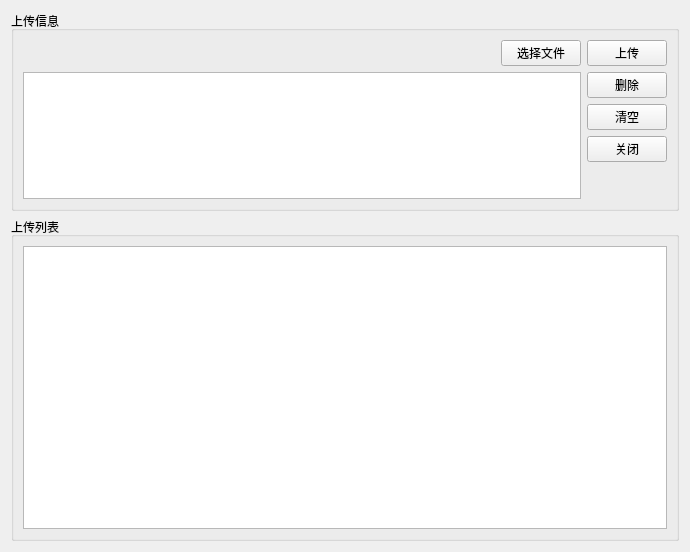
<?xml version="1.0" encoding="UTF-8"?>
<ui version="4.0">
 <class>UploadFileWidget</class>
 <widget class="QWidget" name="UploadFileWidget">
  <property name="geometry">
   <rect>
    <x>0</x>
    <y>0</y>
    <width>690</width>
    <height>552</height>
   </rect>
  </property>
  <property name="windowTitle">
   <string>Form</string>
  </property>
  <layout class="QVBoxLayout" name="verticalLayout">
   <item>
    <widget class="QGroupBox" name="groupBox">
     <property name="minimumSize">
      <size>
       <width>0</width>
       <height>200</height>
      </size>
     </property>
     <property name="maximumSize">
      <size>
       <width>16777215</width>
       <height>200</height>
      </size>
     </property>
     <property name="title">
      <string>上传信息</string>
     </property>
     <layout class="QHBoxLayout" name="horizontalLayout_3">
      <item>
       <layout class="QVBoxLayout" name="verticalLayout_3">
        <item>
         <layout class="QHBoxLayout" name="horizontalLayout_2">
          <item>
           <spacer name="horizontalSpacer">
            <property name="orientation">
             <enum>Qt::Horizontal</enum>
            </property>
            <property name="sizeHint" stdset="0">
             <size>
              <width>40</width>
              <height>20</height>
             </size>
            </property>
           </spacer>
          </item>
          <item>
           <widget class="QPushButton" name="pushButton_SeleteFile">
            <property name="text">
             <string>选择文件</string>
            </property>
           </widget>
          </item>
         </layout>
        </item>
        <item>
         <widget class="QListView" name="listView_FileList"/>
        </item>
       </layout>
      </item>
      <item>
       <layout class="QVBoxLayout" name="verticalLayout_2">
        <item>
         <widget class="QPushButton" name="pushButton_Upload">
          <property name="text">
           <string>上传</string>
          </property>
         </widget>
        </item>
        <item>
         <widget class="QPushButton" name="pushButton_DeleteItem">
          <property name="text">
           <string>删除</string>
          </property>
         </widget>
        </item>
        <item>
         <widget class="QPushButton" name="pushButton_Cancel">
          <property name="text">
           <string>清空</string>
          </property>
         </widget>
        </item>
        <item>
         <widget class="QPushButton" name="pushButton_Close">
          <property name="text">
           <string>关闭</string>
          </property>
         </widget>
        </item>
        <item>
         <spacer name="verticalSpacer">
          <property name="orientation">
           <enum>Qt::Vertical</enum>
          </property>
          <property name="sizeHint" stdset="0">
           <size>
            <width>20</width>
            <height>40</height>
           </size>
          </property>
         </spacer>
        </item>
       </layout>
      </item>
     </layout>
    </widget>
   </item>
   <item>
    <widget class="QGroupBox" name="groupBox_3">
     <property name="title">
      <string>上传列表</string>
     </property>
     <layout class="QHBoxLayout" name="horizontalLayout">
      <item>
       <widget class="QListWidget" name="listWidget"/>
      </item>
     </layout>
    </widget>
   </item>
  </layout>
 </widget>
 <resources/>
 <connections/>
</ui>
